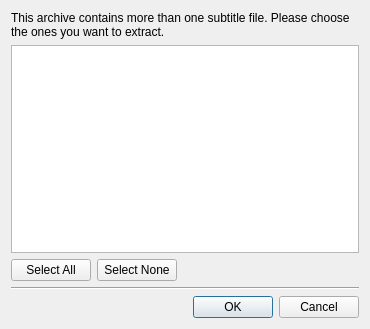
<ui version="4.0" >
 <class>SubChooserDialog</class>
 <widget class="QDialog" name="SubChooserDialog" >
  <property name="geometry" >
   <rect>
    <x>0</x>
    <y>0</y>
    <width>370</width>
    <height>329</height>
   </rect>
  </property>
  <property name="windowTitle" >
   <string>Subtitle selection</string>
  </property>
  <layout class="QVBoxLayout" >
   <item>
    <widget class="QLabel" name="textLabel" >
     <property name="text" >
      <string>This archive contains more than one subtitle file. Please choose the ones you want to extract.</string>
     </property>
     <property name="alignment" >
      <set>Qt::AlignVCenter</set>
     </property>
     <property name="wordWrap" >
      <bool>true</bool>
     </property>
    </widget>
   </item>
   <item>
    <widget class="QListWidget" name="listWidget" >
     <property name="editTriggers" >
      <set>QAbstractItemView::DoubleClicked|QAbstractItemView::EditKeyPressed|QAbstractItemView::NoEditTriggers</set>
     </property>
     <property name="selectionMode" >
      <enum>QAbstractItemView::MultiSelection</enum>
     </property>
     <property name="viewMode" >
      <enum>QListView::ListMode</enum>
     </property>
     <property name="uniformItemSizes" >
      <bool>true</bool>
     </property>
     <property name="sortingEnabled" >
      <bool>true</bool>
     </property>
    </widget>
   </item>
   <item>
    <layout class="QHBoxLayout" >
     <property name="spacing" >
      <number>6</number>
     </property>
     <property name="leftMargin" >
      <number>0</number>
     </property>
     <property name="topMargin" >
      <number>0</number>
     </property>
     <property name="rightMargin" >
      <number>0</number>
     </property>
     <property name="bottomMargin" >
      <number>0</number>
     </property>
     <item>
      <widget class="QPushButton" name="selectAll" >
       <property name="text" >
        <string>Select All</string>
       </property>
      </widget>
     </item>
     <item>
      <widget class="QPushButton" name="selectNone" >
       <property name="text" >
        <string>Select None</string>
       </property>
      </widget>
     </item>
     <item>
      <spacer>
       <property name="orientation" >
        <enum>Qt::Horizontal</enum>
       </property>
       <property name="sizeHint" >
        <size>
         <width>40</width>
         <height>20</height>
        </size>
       </property>
      </spacer>
     </item>
    </layout>
   </item>
   <item>
    <widget class="Line" name="line" >
     <property name="orientation" >
      <enum>Qt::Horizontal</enum>
     </property>
    </widget>
   </item>
   <item>
    <widget class="QDialogButtonBox" name="buttonBox" >
     <property name="orientation" >
      <enum>Qt::Horizontal</enum>
     </property>
     <property name="standardButtons" >
      <set>QDialogButtonBox::Cancel|QDialogButtonBox::NoButton|QDialogButtonBox::Ok</set>
     </property>
    </widget>
   </item>
  </layout>
 </widget>
 <resources/>
 <connections>
  <connection>
   <sender>buttonBox</sender>
   <signal>accepted()</signal>
   <receiver>SubChooserDialog</receiver>
   <slot>accept()</slot>
   <hints>
    <hint type="sourcelabel" >
     <x>248</x>
     <y>254</y>
    </hint>
    <hint type="destinationlabel" >
     <x>157</x>
     <y>274</y>
    </hint>
   </hints>
  </connection>
  <connection>
   <sender>buttonBox</sender>
   <signal>rejected()</signal>
   <receiver>SubChooserDialog</receiver>
   <slot>reject()</slot>
   <hints>
    <hint type="sourcelabel" >
     <x>316</x>
     <y>260</y>
    </hint>
    <hint type="destinationlabel" >
     <x>286</x>
     <y>274</y>
    </hint>
   </hints>
  </connection>
 </connections>
</ui>
